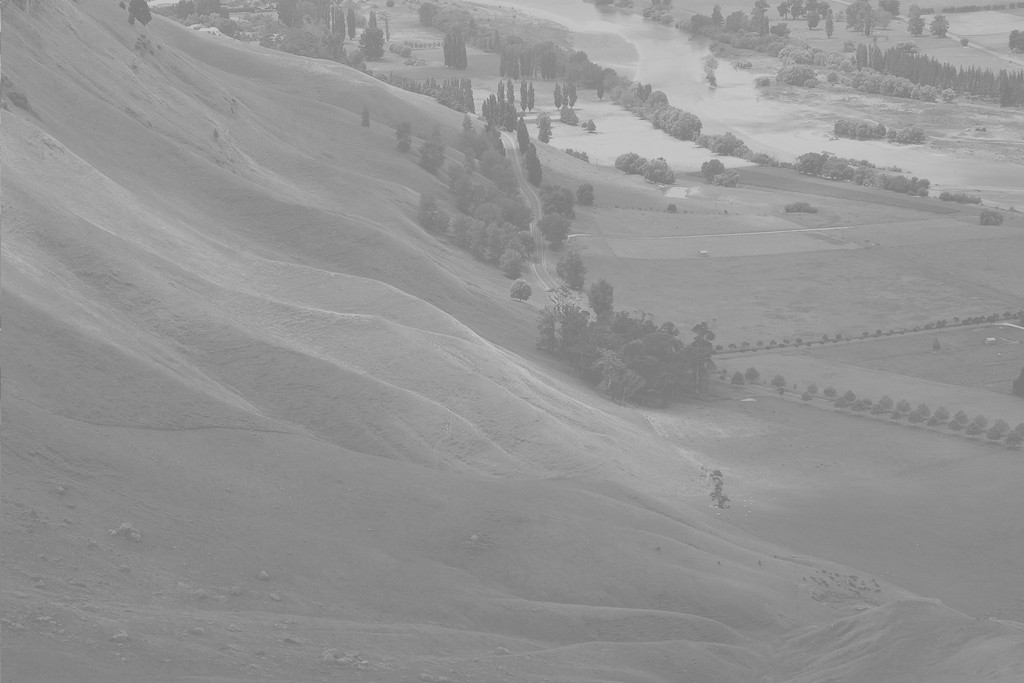
#> input picture assets/gray.jpg, 1024 x 683 px
$ jupyter execute 02_spatial_transformations.ipynb
#> lines starting #> are read from the running program, lines starting #| are printed output that depends on the picture
# Spatial Transformations

## Imports

[cell 1]
import numpy as np
import cv2
import matplotlib.pyplot as plt

## Constants

[cell 2]
PIXELS_CNT = 256

## Task 1

Apply the negative spatial operation to `gray.jpg`. Apply the same operation on the result from the histogram equalization of `gray.jpg`.

[cell 3]
gray = cv2.imread('./assets/gray.jpg', cv2.IMREAD_GRAYSCALE)
#> gray is the input picture: shape (683, 1024); min 114, max 208, mean 148

gray_negative = PIXELS_CNT - 1 - gray
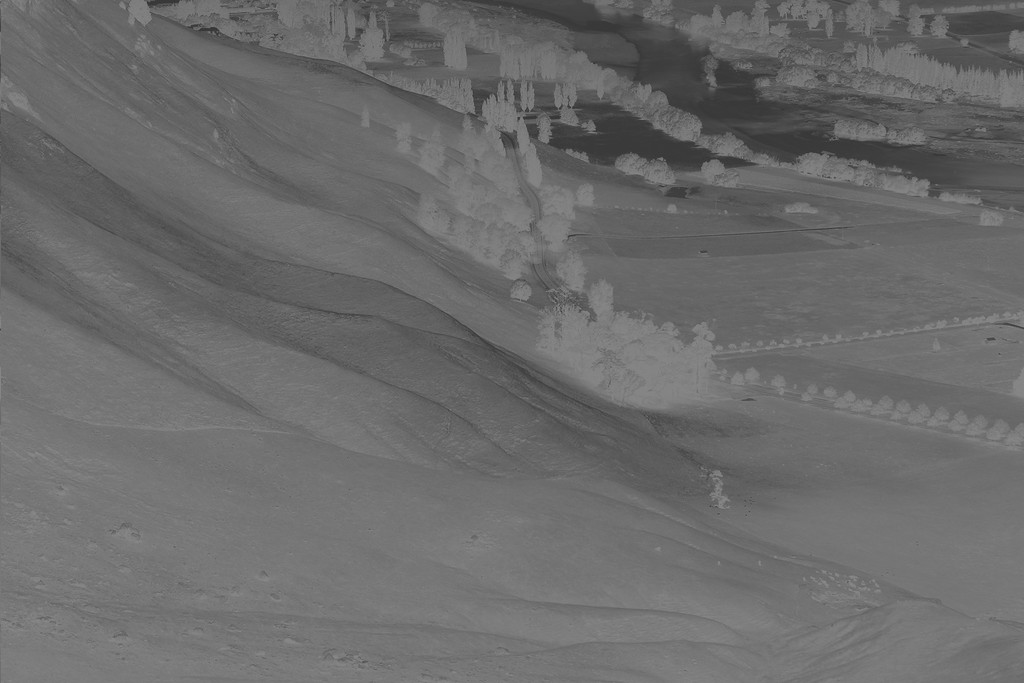
#> gray_negative: shape (683, 1024); min 47, max 141, mean 107

both = np.concatenate((gray, gray_negative), axis=1)

plt.figure(figsize=(15, 13))
plt.axis('off')
plt.imshow(both, 'gray');

[cell 4]
gray_eq = cv2.imread('./assets/gray_equalized.jpg', cv2.IMREAD_GRAYSCALE)
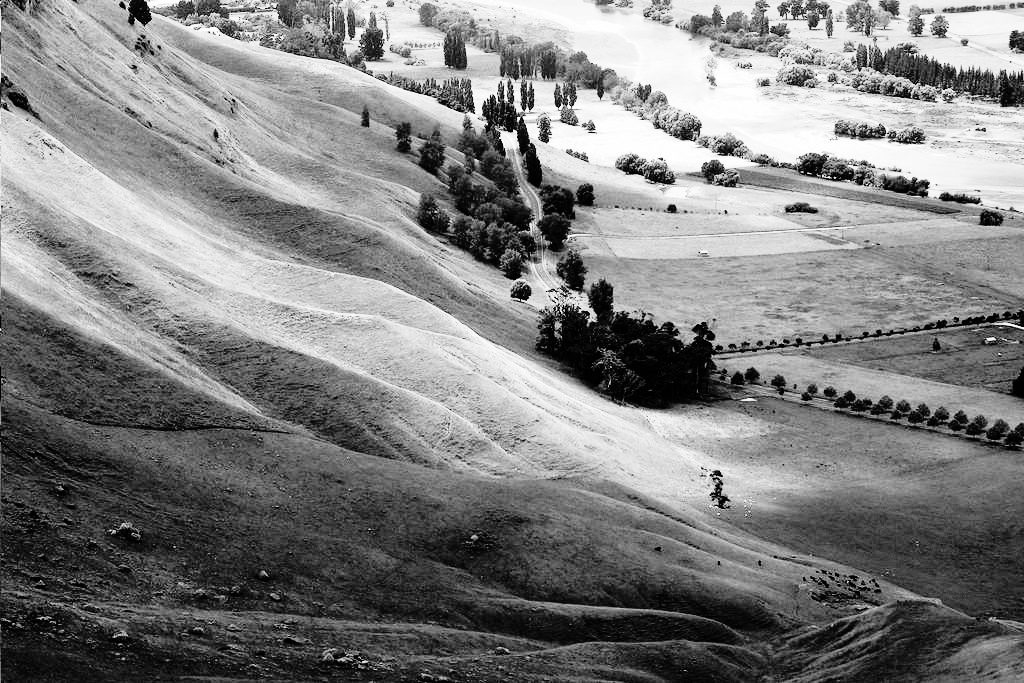
#> input picture assets/gray_equalized.jpg, 1024 x 683 px
#> gray_eq is the input picture: shape (683, 1024); min 0, max 255, mean 127.4

gray_negative_eq = PIXELS_CNT - 1 - gray_eq
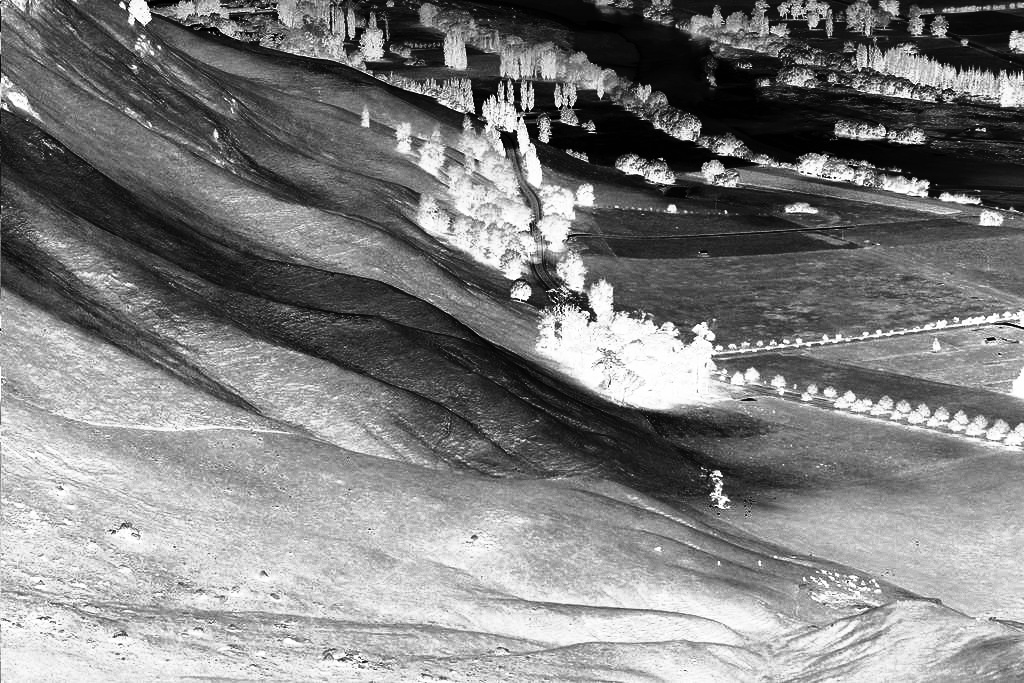
#> gray_negative_eq: shape (683, 1024); min 0, max 255, mean 127.6

both_eq = np.concatenate((gray_eq, gray_negative_eq), axis=1)
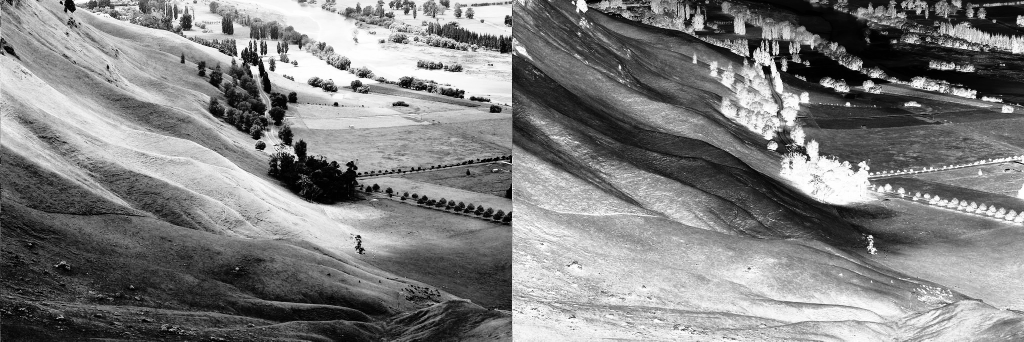
#> both_eq: shape (683, 2048) (shown at 1/2 size); min 0, max 255, mean 127.5

plt.figure(figsize=(15, 13))
plt.axis('off')
plt.imshow(both_eq, 'gray');

## Task 2

Apply gamma correction to `gray.jpg` with flattened histogram.

[cell 5]
gray_eq = cv2.imread('./assets/gray_equalized.jpg', cv2.IMREAD_GRAYSCALE)

c = PIXELS_CNT - 1
r = gray_eq / (PIXELS_CNT - 1) # scaling the input image between 0 and 1
y = 2
s = c * np.power(r, y)
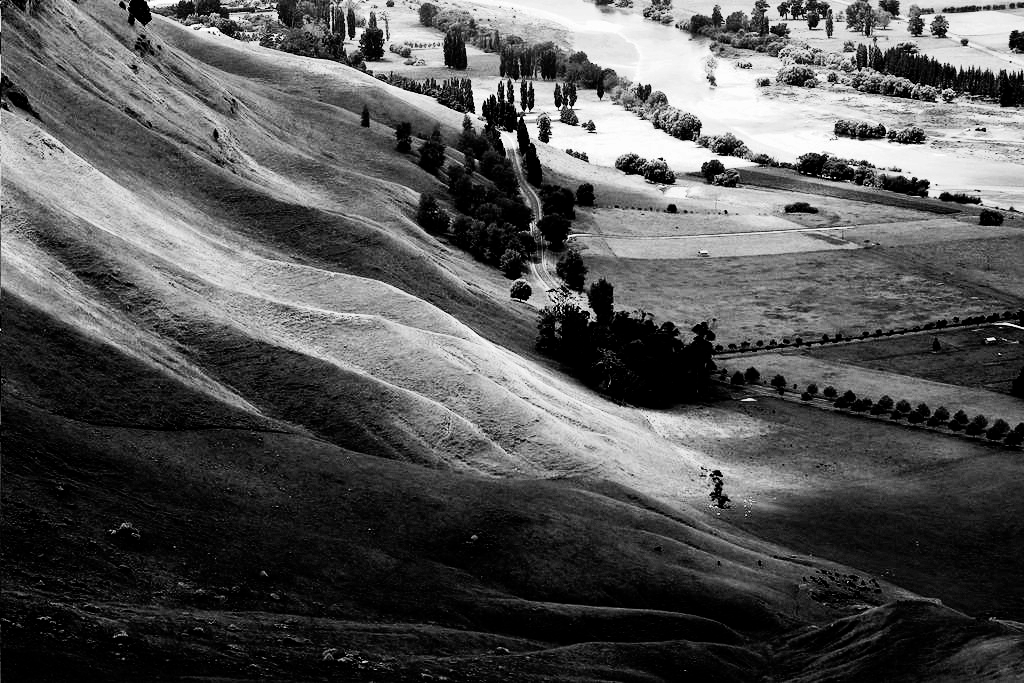
#> s: shape (683, 1024) float64; min 0, max 255, mean 84.8
gamma_2 = s.astype(np.uint8) # makes it darker

y = 0.5
s = c * np.power(r, y)
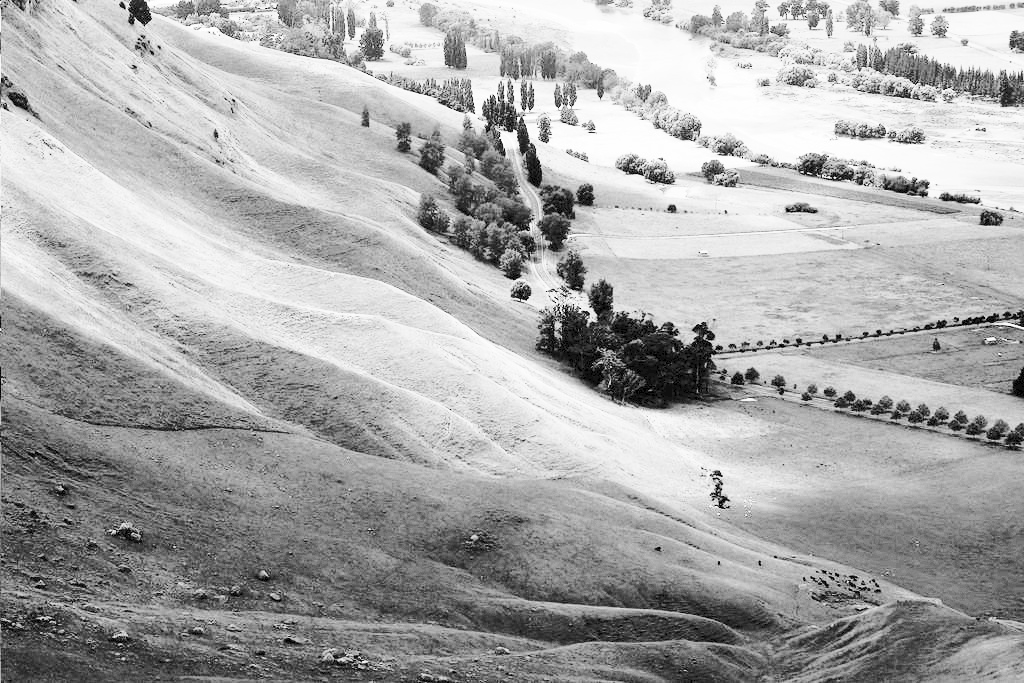
#> s: shape (683, 1024) float64; min 0, max 255, mean 169.8
gamma_0_5 = s.astype(np.uint8) # makes it lighter

both = np.concatenate((gray_eq, gamma_2, gamma_0_5), axis=1)
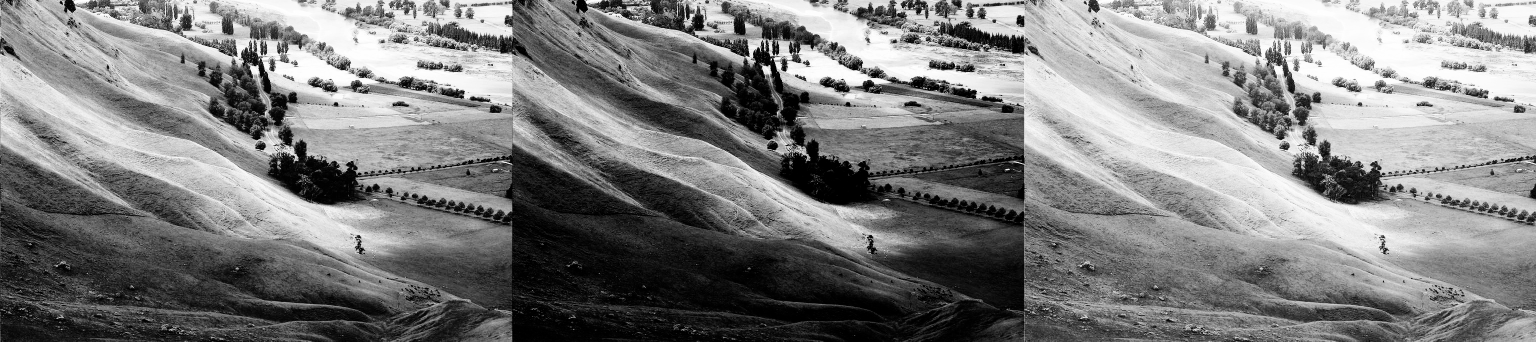
#> both: shape (683, 3072) (shown at 1/2 size); min 0, max 255, mean 127

plt.figure(figsize=(15, 13))
plt.axis('off')
plt.imshow(both, 'gray');
